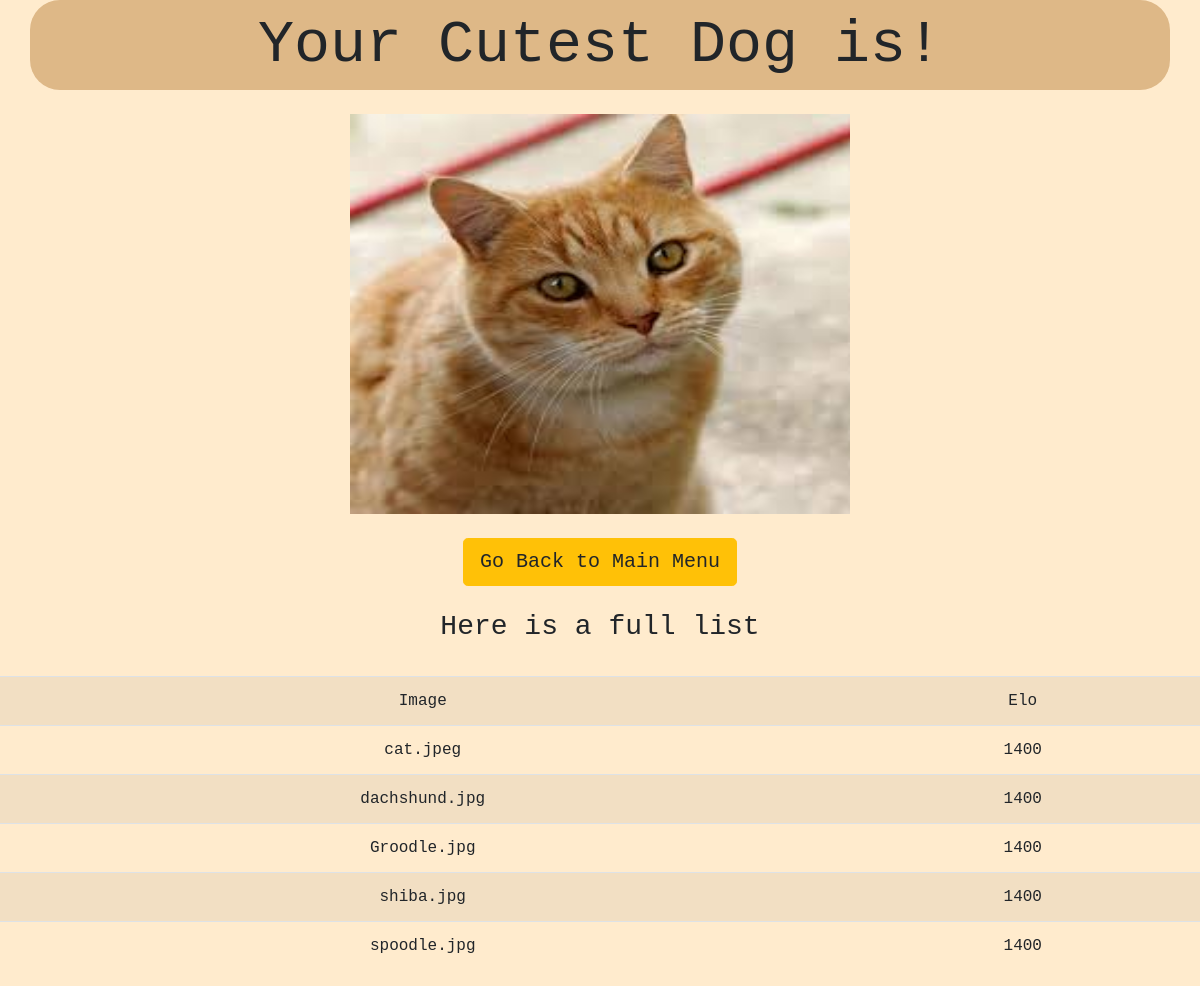
Screenshot of /finish with the database file from the repository.
### tables this page shows
CREATE TABLE images ( 
    id INTEGER PRIMARY KEY AUTOINCREMENT,
    link VARCHAR UNIQUE NOT NULL, 
    elo INTEGER NOT NULL
);

### app1/__init__.py (the view)
    @app.route('/finish')
    def finish():
        db = get_db()
        images = db.execute(
            'SELECT * FROM images ORDER BY elo DESC'
        ).fetchall()
        cutest = images[0]
        link = cutest['link']
        return render_template('end.html', Image = link, images = images)

### app1/db.py (called while the page is built)
def get_db():
    if 'db' not in g:
        g.db = sqlite3.connect(
            current_app.config['DATABASE'],
            detect_types=sqlite3.PARSE_DECLTYPES
        )
        g.db.row_factory = sqlite3.Row
    return g.db

### app1/templates/end.html (shortened to what this page needs)
<!DOCTYPE html>
<html lang="en">
    <head>
        <link rel="stylesheet" href="https://cdn.jsdelivr.net/npm/bootstrap@4.1.3/dist/css/bootstrap.min.css">
    </head>
    <body style="background-color: blanchedalmond; font-family: 'Courier New', Courier, monospace; text-align: center;">
        <div class = "container" style="background-color: burlywood; font-size: 60px; border-radius: 30px;">
            Your Cutest Dog is!
        </div>
        <br>
        <div class = "container">
            <img height="400" width="500" src = "/static/{{ Image }}">
        </div>
        <br>
        <div>
            <a href="{{url_for('hello')}}">
                <button type="button" class="btn btn-warning  btn-lg" id = "Main">
                    Go Back to Main Menu
                </button>
            </a>
        </div>
        <br>
        <h3>
            Here is a full list
        </h3>
        <br>
        <table class="table table-striped" style = "margin-left: auto; margin-right: auto;">
            <tr>
                <td> Image </td>
                <td> Elo </td>
            </tr>
            {% for image in images %}
            <tr>
                <td> {{image['link']}}</td>
                <td> {{image['elo']}}</td>
            </tr>
            {% endfor %}
        </table>
    </body>
</html>

### rows the page displays
images: link (picture), link "cat.jpeg", elo "1400"
images: link "dachshund.jpg", elo "1400"
images: link "Groodle.jpg", elo "1400"
images: link "shiba.jpg", elo "1400"
images: link "spoodle.jpg", elo "1400"
